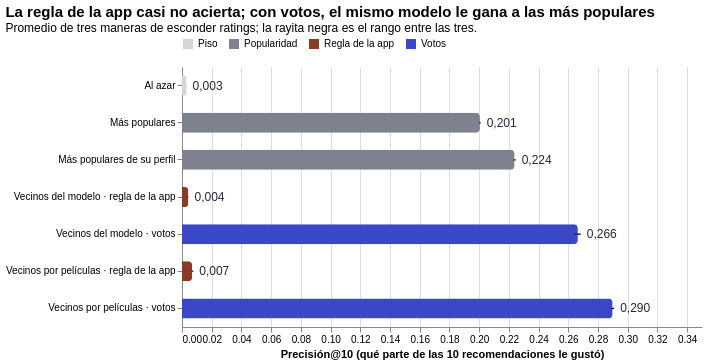

Here is the notebook cell this chart was saved with:
### Markdown cell above
## Parte 4 — Resultados

### Code cell
datos = resumen["precision"].reset_index()
datos["familia"] = np.select([datos["metodo"].str.contains("regla de la app"), datos["metodo"].str.contains("votos"),
                              datos["metodo"].isin(["Al azar"])],
                             ["Regla de la app", "Votos", "Piso"], "Popularidad")
datos["t"] = datos["mean"].map(lambda v: f"{v:.3f}".replace(".", ","))
y = alt.Y("metodo:N", sort=METODOS, title=None, axis=alt.Axis(labelLimit=0))
escala = alt.Scale(domain=["Piso", "Popularidad", "Regla de la app", "Votos"], range=[APAGADO, GRIS, QUEMADO, ELECTRICO])
barras = alt.Chart(datos).mark_bar(size=20, cornerRadiusEnd=4).encode(
    x=alt.X("mean:Q", title="Precisión@10 (qué parte de las 10 recomendaciones le gustó)", scale=alt.Scale(domain=[0, 0.32])),
    y=y, color=alt.Color("familia:N", scale=escala, title=None, legend=alt.Legend(orient="top")),
    tooltip=["metodo", alt.Tooltip("mean:Q", title="promedio", format=".3f"),
             alt.Tooltip("min:Q", title="mínimo", format=".3f"), alt.Tooltip("max:Q", title="máximo", format=".3f")])
rango = alt.Chart(datos).mark_rule(color="#26273d", strokeWidth=1.5).encode(x="min:Q", x2="max:Q", y=y)
texto = alt.Chart(datos).mark_text(align="left", dx=6, color="#26273d", fontSize=12).encode(x="max:Q", y=y, text="t:N")
(barras + rango + texto).properties(width=520, height=260, title=alt.Title(
    "La regla de la app casi no acierta; con votos, el mismo modelo le gana a las más populares",
    subtitle="Promedio de tres maneras de esconder ratings; la rayita negra es el rango entre las tres.",
    anchor="start", fontSize=15)).configure_view(stroke=None)

### Figure 1 — Vega-Lite specification as saved in the notebook (floating-point values rounded to 4 significant figures)
{"config": {"view": {"continuousWidth": 300, "continuousHeight": 300, "stroke": null}}, "layer": [{"mark": {"type": "bar", "cornerRadiusEnd": 4, "size": 20}, "encoding": {"color": {"field": "familia", "legend": {"orient": "top"}, "scale": {"domain": ["Piso", "Popularidad", "Regla de la app", "Votos"], "range": ["#d4d4da", "#80818f", "#8b3a26", "#3b47c9"]}, "title": null, "type": "nominal"}, "tooltip": [{"field": "metodo", "type": "nominal"}, {"field": "mean", "format": ".3f", "title": "promedio", "type": "quantitative"}, {"field": "min", "format": ".3f", "title": "mínimo", "type": "quantitative"}, {"field": "max", "format": ".3f", "title": "máximo", "type": "quantitative"}], "x": {"field": "mean", "scale": {"domain": [0, 0.32]}, "title": "Precisión@10 (qué parte de las 10 recomendaciones le gustó)", "type": "quantitative"}, "y": {"axis": {"labelLimit": 0}, "field": "metodo", "sort": ["Al azar", "Más populares", "Más populares de su perfil", "Vecinos del modelo · regla de la app", "Vecinos del modelo · votos", "Vecinos por películas · regla de la app", "Vecinos por películas · votos"], "title": null, "type": "nominal"}}}, {"mark": {"type": "rule", "color": "#26273d", "strokeWidth": 1.5}, "encoding": {"x": {"field": "min", "type": "quantitative"}, "x2": {"field": "max"}, "y": {"axis": {"labelLimit": 0}, "field": "metodo", "sort": ["Al azar", "Más populares", "Más populares de su perfil", "Vecinos del modelo · regla de la app", "Vecinos del modelo · votos", "Vecinos por películas · regla de la app", "Vecinos por películas · votos"], "title": null, "type": "nominal"}}}, {"mark": {"type": "text", "align": "left", "color": "#26273d", "dx": 6, "fontSize": 12}, "encoding": {"text": {"field": "t", "type": "nominal"}, "x": {"field": "max", "type": "quantitative"}, "y": {"axis": {"labelLimit": 0}, "field": "metodo", "sort": ["Al azar", "Más populares", "Más populares de su perfil", "Vecinos del modelo · regla de la app", "Vecinos del modelo · votos", "Vecinos por películas · regla de la app", "Vecinos por películas · votos"], "title": null, "type": "nominal"}}}], "data": {"name": "data-f203d13eaf47f9171bb972aebef10b09"}, "height": 260, "title": {"text": "La regla de la app casi no acierta; con votos, el mismo modelo le gana a las más populares", "anchor": "start", "fontSize": 15, "subtitle": "Promedio de tres maneras de esconder ratings; la rayita negra es el rango entre las tres."}, "width": 520, "$schema": "https://vega.github.io/schema/vega-lite/v6.4.1.json", "datasets": {"data-f203d13eaf47f9171bb972aebef10b09": [{"metodo": "Al azar", "mean": 0.003048, "min": 0.002973, "max": 0.003087, "familia": "Piso", "t": "0,003"}, {"metodo": "Más populares", "mean": 0.2005, "min": 0.1999, "max": 0.201, "familia": "Popularidad", "t": "0,201"}, {"metodo": "Más populares de su perfil", "mean": 0.2239, "min": 0.2232, "max": 0.2246, "familia": "Popularidad", "t": "0,224"}, {"metodo": "Vecinos del modelo · regla de la app", "mean": 0.004182, "min": 0.003887, "max": 0.004343, "familia": "Regla de la app", "t": "0,004"}, {"metodo": "Vecinos del modelo · votos", "mean": 0.2664, "min": 0.2641, "max": 0.2684, "familia": "Votos", "t": "0,266"}, {"metodo": "Vecinos por películas · regla de la app", "mean": 0.006897, "min": 0.006516, "max": 0.007576, "familia": "Regla de la app", "t": "0,007"}, {"metodo": "Vecinos por películas · votos", "mean": 0.2898, "min": 0.2886, "max": 0.2909, "familia": "Votos", "t": "0,290"}]}}
